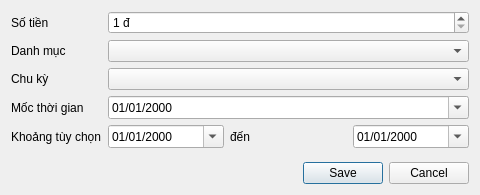
<?xml version="1.0" encoding="utf-8"?>
<ui version="4.0">
 <class>BudgetDialog</class>
 <widget class="QDialog" name="BudgetDialog">
  <property name="minimumSize">
   <size>
    <width>480</width>
    <height>0</height>
   </size>
  </property>
  <property name="windowTitle">
   <string>Ngân sách</string>
  </property>
  <layout class="QVBoxLayout" name="rootLayout">
   <item>
    <layout class="QFormLayout" name="formLayout">
     <item row="0" column="0">
      <widget class="QLabel" name="amountLabel">
       <property name="text">
        <string>Số tiền</string>
       </property>
      </widget>
     </item>
     <item row="0" column="1">
      <widget class="QDoubleSpinBox" name="amountInput">
       <property name="minimum">
        <double>1.000000000000000</double>
       </property>
       <property name="maximum">
        <double>1000000000000.000000000000000</double>
       </property>
       <property name="singleStep">
        <double>100000.000000000000000</double>
       </property>
       <property name="decimals">
        <number>0</number>
       </property>
       <property name="suffix">
        <string> đ</string>
       </property>
      </widget>
     </item>
     <item row="1" column="0">
      <widget class="QLabel" name="categoryLabel">
       <property name="text">
        <string>Danh mục</string>
       </property>
      </widget>
     </item>
     <item row="1" column="1">
      <widget class="QComboBox" name="categoryCombo" />
     </item>
     <item row="2" column="0">
      <widget class="QLabel" name="periodLabel">
       <property name="text">
        <string>Chu kỳ</string>
       </property>
      </widget>
     </item>
     <item row="2" column="1">
      <widget class="QComboBox" name="periodCombo" />
     </item>
     <item row="3" column="0">
      <widget class="QLabel" name="referenceLabel">
       <property name="text">
        <string>Mốc thời gian</string>
       </property>
      </widget>
     </item>
     <item row="3" column="1">
      <widget class="QWidget" name="referenceRow" native="true">
       <layout class="QHBoxLayout" name="referenceLayout">
        <property name="leftMargin">
         <number>0</number>
        </property>
        <property name="topMargin">
         <number>0</number>
        </property>
        <property name="rightMargin">
         <number>0</number>
        </property>
        <property name="bottomMargin">
         <number>0</number>
        </property>
        <item>
         <widget class="QDateEdit" name="referenceDate">
          <property name="calendarPopup">
           <bool>true</bool>
          </property>
          <property name="displayFormat">
           <string>dd/MM/yyyy</string>
          </property>
         </widget>
        </item>
       </layout>
      </widget>
     </item>
     <item row="4" column="0">
      <widget class="QLabel" name="customLabel">
       <property name="text">
        <string>Khoảng tùy chọn</string>
       </property>
      </widget>
     </item>
     <item row="4" column="1">
      <widget class="QWidget" name="customRow" native="true">
       <layout class="QHBoxLayout" name="customLayout">
        <property name="leftMargin">
         <number>0</number>
        </property>
        <property name="topMargin">
         <number>0</number>
        </property>
        <property name="rightMargin">
         <number>0</number>
        </property>
        <property name="bottomMargin">
         <number>0</number>
        </property>
        <item>
         <widget class="QDateEdit" name="customStart">
          <property name="calendarPopup">
           <bool>true</bool>
          </property>
          <property name="displayFormat">
           <string>dd/MM/yyyy</string>
          </property>
         </widget>
        </item>
        <item>
         <widget class="QLabel" name="rangeLabel">
          <property name="text">
           <string>đến</string>
          </property>
         </widget>
        </item>
        <item>
         <widget class="QDateEdit" name="customEnd">
          <property name="calendarPopup">
           <bool>true</bool>
          </property>
          <property name="displayFormat">
           <string>dd/MM/yyyy</string>
          </property>
         </widget>
        </item>
       </layout>
      </widget>
     </item>
    </layout>
   </item>
   <item>
    <spacer name="buttonGap">
     <property name="orientation">
      <enum>Qt::Vertical</enum>
     </property>
     <property name="sizeType">
      <enum>QSizePolicy::Fixed</enum>
     </property>
     <property name="sizeHint">
      <size>
       <width>20</width>
       <height>8</height>
      </size>
     </property>
    </spacer>
   </item>
   <item>
    <widget class="QDialogButtonBox" name="buttons">
     <property name="standardButtons">
      <set>QDialogButtonBox::Cancel|QDialogButtonBox::Save</set>
     </property>
    </widget>
   </item>
  </layout>
 </widget>
 <resources />
 <connections />
</ui>
